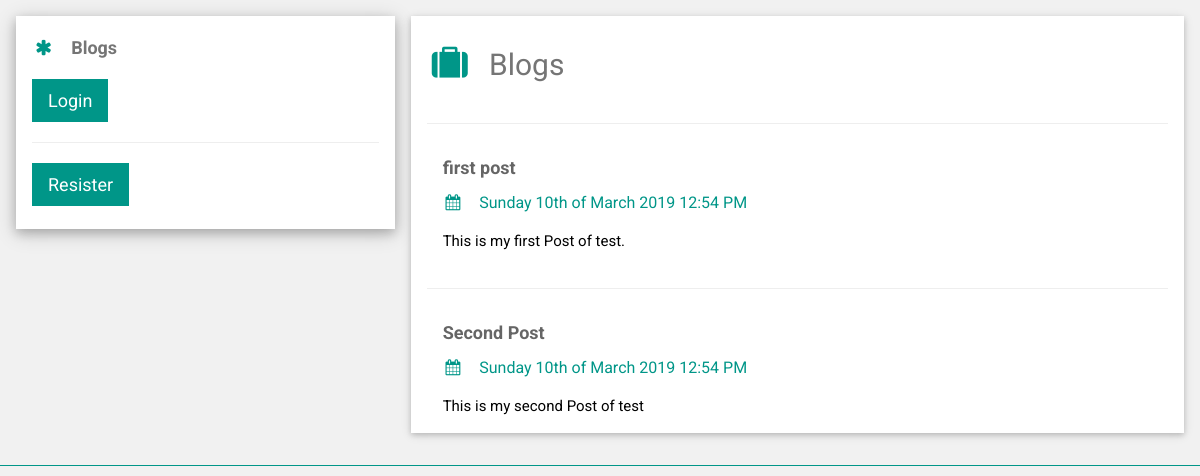
The page / on the database its author committed.
### tables this page shows
CREATE TABLE `blog` (
  `id` int(20) NOT NULL,
  `title` varchar(500) NOT NULL,
  `blog` longtext NOT NULL,
  `time` varchar(200) NOT NULL,
  `author` varchar(500) NOT NULL
);

### index.php (the view, shortened to what this page needs)
<?php
require_once 'connection.php';
?>
<!DOCTYPE html>
<html>
<link rel="stylesheet" href="style.css">
<link rel="stylesheet" href="https://cdnjs.cloudflare.com/ajax/libs/font-awesome/4.7.0/css/font-awesome.min.css">
<body class="w3-light-grey">
<div class="w3-content w3-margin-top" style="max-width:1400px;">
    <div class="w3-row-padding">
        <div class="w3-third">
            <div class="w3-white w3-text-grey w3-card-4">
                <div class="w3-container">
                    <p class="w3-large"><b><i class="fa fa-asterisk fa-fw w3-margin-right w3-text-teal"></i>Blogs</b></p>
                     <button onclick="document.getElementById('id01').style.display='block'" class="w3-button w3-green w3-large">Login</button>
                    <span class="w3-tag w3-teal w3-round"></span>  <br>
                    <hr>
                      <button onclick="document.getElementById('id02').style.display='block'" class="w3-button w3-green w3-large">Resister</button>
                    <br>
                    <br>
                </div>
            </div><br>
        </div>
        <div class="w3-twothird">
            <div class="w3-container w3-card w3-white w3-margin-bottom">
                <h2 class="w3-text-grey w3-padding-16"><i class="fa fa-suitcase fa-fw w3-margin-right w3-xxlarge w3-text-teal"></i>Blogs</h2>
            <?php
            $sql = "SELECT * FROM blog";
            $result = $conn->query($sql);
            if ($result->num_rows > 0) {
                while($row = $result->fetch_assoc()) {
                    ?>
                    <hr>
                        <div class="w3-container">
                            <h5 class="w3-opacity"><b><?= $row["title"]?></b></h5>
                            <h6 class="w3-text-teal"><i class="fa fa-calendar fa-fw w3-margin-right"></i><?=$row['time'] ?></h6>
                            <p><?=$row['blog'] ?></p>
                        </div>
                <?php        }
            } else {
                echo "0 Posts";
            }
            ?>
            </div>
        </div>
    </div>
</div>
</body>
</html>

### style.css (style rules this page uses)
html { box-sizing:border-box }
*,*:before,*:after { box-sizing:inherit }
html { -ms-text-size-adjust:100%;-webkit-text-size-adjust:100% }
body { margin:0 }
hr { box-sizing:content-box;height:0;overflow:visible }
button,input,select,textarea { font:inherit;margin:0 }
button,input { overflow:visible }
button,select { text-transform:none }
button,html [type=button],[type=reset],[type=submit] { -webkit-appearance:button }
html,body { font-family:Verdana,sans-serif;font-size:15px;line-height:1.5 }
html { overflow-x:hidden }
h2 { font-size:30px }
h5 { font-size:18px }
h6 { font-size:16px }
h1,h2,h3,h4,h5,h6 { font-family:"Segoe UI",Arial,sans-serif;font-weight:400;margin:10px 0 }
hr { border:0;border-top:1px solid #eee;margin:20px 0 }
.w3-btn,.w3-button { border:none;display:inline-block;padding:8px 16px;vertical-align:middle;overflow:hidden;text-decoration:none;color:inherit;background-color:inherit;text-align:center;cursor:pointer;white-space:nowrap }
.w3-btn,.w3-button { -webkit-touch-callout:none;-webkit-user-select:none;-khtml-user-select:none;-moz-user-select:none;-ms-user-select:none;user-select:none }
.w3-container:after,.w3-container:before,.w3-panel:after,.w3-panel:before,.w3-row:after,.w3-row:before,.w3-row-padding:after,.w3-row-padding:before, .w3-cell-row:before,.w3-cell-row:after,.w3-clear:after,.w3-clear:before,.w3-bar:before,.w3-bar:after { content:"";display:table;clear:both }
.w3-col,.w3-half,.w3-third,.w3-twothird,.w3-threequarter,.w3-quarter { float:left;width:100% }
@media (min-width:601px) { .w3-col.m4,.w3-third { width:33.33333% } }
@media (min-width:601px) { .w3-col.m8,.w3-twothird { width:66.66666% } }
.w3-content,.w3-auto { margin-left:auto;margin-right:auto }
.w3-content { max-width:980px }
.w3-row-padding,.w3-row-padding>.w3-half,.w3-row-padding>.w3-third,.w3-row-padding>.w3-twothird,.w3-row-padding>.w3-threequarter,.w3-row-padding>.w3-quarter,.w3-row-padding>.w3-col { padding:0 8px }
.w3-container,.w3-panel { padding:0.01em 16px }
.w3-card,.w3-card-2 { box-shadow:0 2px 5px 0 rgba(0,0,0,0.16),0 2px 10px 0 rgba(0,0,0,0.12) }
.w3-card-4,.w3-hover-shadow:hover { box-shadow:0 4px 10px 0 rgba(0,0,0,0.2),0 4px 20px 0 rgba(0,0,0,0.19) }
.w3-opacity,.w3-hover-opacity:hover { opacity:0.60 }
.w3-large { font-size:18px!important }
.w3-xxlarge { font-size:36px!important }
.w3-margin-top { margin-top:16px!important }
.w3-margin-bottom { margin-bottom:16px!important }
.w3-margin-right { margin-right:16px!important }
.w3-padding-16 { padding-top:16px!important;padding-bottom:16px!important }
.w3-green,.w3-hover-green:hover { color:#fff!important;background-color:#009688!important }
.w3-white,.w3-hover-white:hover { color:#000!important;background-color:#fff!important }
.w3-light-grey,.w3-hover-light-grey:hover,.w3-light-gray,.w3-hover-light-gray:hover { color:#000!important;background-color:#f1f1f1!important }
.w3-text-teal,.w3-hover-text-teal:hover { color:#009688!important }
.w3-text-grey,.w3-hover-text-grey:hover,.w3-text-gray,.w3-hover-text-gray:hover { color:#757575!important }

### index.php (style rules this page uses)
html,body,h1,h2,h3,h4,h5,h6 { font-family: "Roboto", sans-serif }

### rows shown on the page
blog: title "first post", time "Sunday 10th of March 2019 12:54 PM", blog "This is my first Post of test."
blog: title "Second Post", time "Sunday 10th of March 2019 12:54 PM", blog "This is my second Post of test"
